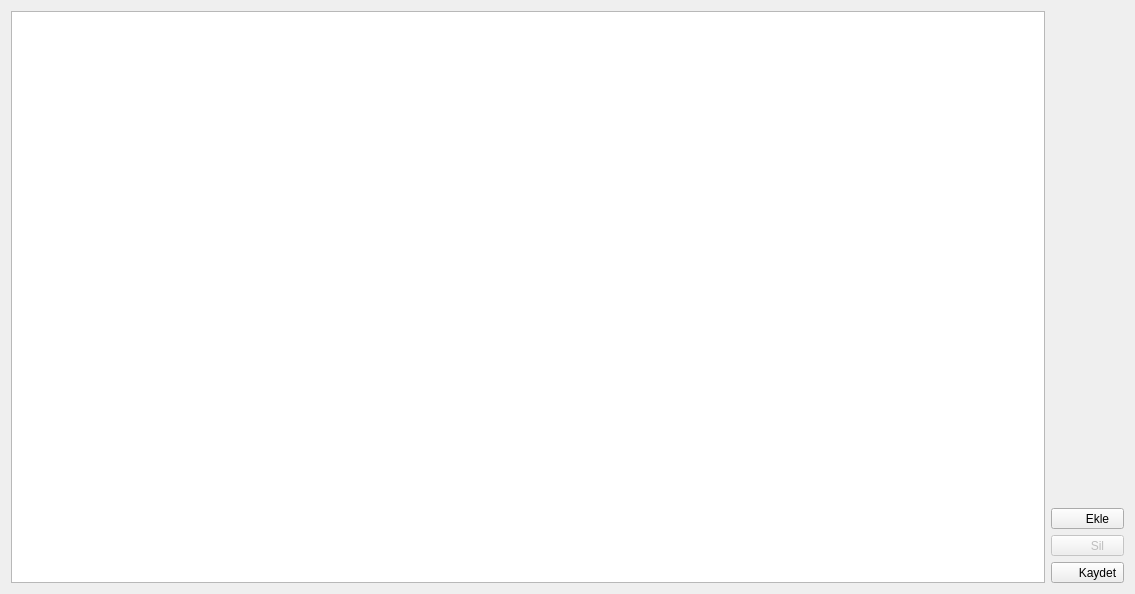
<?xml version="1.0" encoding="UTF-8"?>
<ui version="4.0">
 <class>EnvanterWindow</class>
 <widget class="QDialog" name="EnvanterWindow">
  <property name="windowModality">
   <enum>Qt::WindowModal</enum>
  </property>
  <property name="geometry">
   <rect>
    <x>0</x>
    <y>0</y>
    <width>1135</width>
    <height>594</height>
   </rect>
  </property>
  <layout class="QHBoxLayout" name="horizontalLayout_2" stretch="3,0">
   <item>
    <widget class="QTableView" name="tableViewEnvanter">
     <property name="selectionMode">
      <enum>QAbstractItemView::SingleSelection</enum>
     </property>
     <property name="selectionBehavior">
      <enum>QAbstractItemView::SelectRows</enum>
     </property>
     <property name="cornerButtonEnabled">
      <bool>false</bool>
     </property>
     <attribute name="horizontalHeaderDefaultSectionSize">
      <number>150</number>
     </attribute>
     <attribute name="horizontalHeaderMinimumSectionSize">
      <number>150</number>
     </attribute>
     <attribute name="horizontalHeaderStretchLastSection">
      <bool>true</bool>
     </attribute>
     <attribute name="verticalHeaderVisible">
      <bool>false</bool>
     </attribute>
    </widget>
   </item>
   <item>
    <layout class="QVBoxLayout" name="verticalLayout" stretch="3,0,0,0,0">
     <item>
      <spacer name="verticalSpacer">
       <property name="orientation">
        <enum>Qt::Vertical</enum>
       </property>
       <property name="sizeHint" stdset="0">
        <size>
         <width>20</width>
         <height>40</height>
        </size>
       </property>
      </spacer>
     </item>
     <item>
      <widget class="QToolButton" name="toolButtonAdd">
       <property name="sizePolicy">
        <sizepolicy hsizetype="MinimumExpanding" vsizetype="MinimumExpanding">
         <horstretch>0</horstretch>
         <verstretch>0</verstretch>
        </sizepolicy>
       </property>
       <property name="layoutDirection">
        <enum>Qt::RightToLeft</enum>
       </property>
       <property name="text">
        <string>      Ekle</string>
       </property>
       <property name="icon">
        <iconset resource="../Resources/bys.qrc">
         <normaloff>:/Fotos/play.png</normaloff>:/Fotos/play.png</iconset>
       </property>
       <property name="iconSize">
        <size>
         <width>32</width>
         <height>32</height>
        </size>
       </property>
       <property name="toolButtonStyle">
        <enum>Qt::ToolButtonTextBesideIcon</enum>
       </property>
      </widget>
     </item>
     <item>
      <widget class="QToolButton" name="toolButtonDelete">
       <property name="enabled">
        <bool>false</bool>
       </property>
       <property name="sizePolicy">
        <sizepolicy hsizetype="MinimumExpanding" vsizetype="MinimumExpanding">
         <horstretch>0</horstretch>
         <verstretch>0</verstretch>
        </sizepolicy>
       </property>
       <property name="layoutDirection">
        <enum>Qt::RightToLeft</enum>
       </property>
       <property name="text">
        <string>      Sil</string>
       </property>
       <property name="icon">
        <iconset resource="../Resources/bys.qrc">
         <normaloff>:/Fotos/play.png</normaloff>:/Fotos/play.png</iconset>
       </property>
       <property name="iconSize">
        <size>
         <width>32</width>
         <height>32</height>
        </size>
       </property>
       <property name="toolButtonStyle">
        <enum>Qt::ToolButtonTextBesideIcon</enum>
       </property>
      </widget>
     </item>
     <item>
      <widget class="QToolButton" name="toolButtonOK">
       <property name="sizePolicy">
        <sizepolicy hsizetype="MinimumExpanding" vsizetype="MinimumExpanding">
         <horstretch>0</horstretch>
         <verstretch>0</verstretch>
        </sizepolicy>
       </property>
       <property name="layoutDirection">
        <enum>Qt::RightToLeft</enum>
       </property>
       <property name="text">
        <string>      Kaydet</string>
       </property>
       <property name="icon">
        <iconset resource="../Resources/bys.qrc">
         <normaloff>:/Fotos/play.png</normaloff>:/Fotos/play.png</iconset>
       </property>
       <property name="iconSize">
        <size>
         <width>32</width>
         <height>32</height>
        </size>
       </property>
       <property name="toolButtonStyle">
        <enum>Qt::ToolButtonTextBesideIcon</enum>
       </property>
      </widget>
     </item>
     <item>
      <layout class="QHBoxLayout" name="horizontalLayout"/>
     </item>
    </layout>
   </item>
  </layout>
 </widget>
 <layoutdefault spacing="6" margin="11"/>
 <resources>
  <include location="../Resources/bys.qrc"/>
 </resources>
 <connections/>
</ui>
